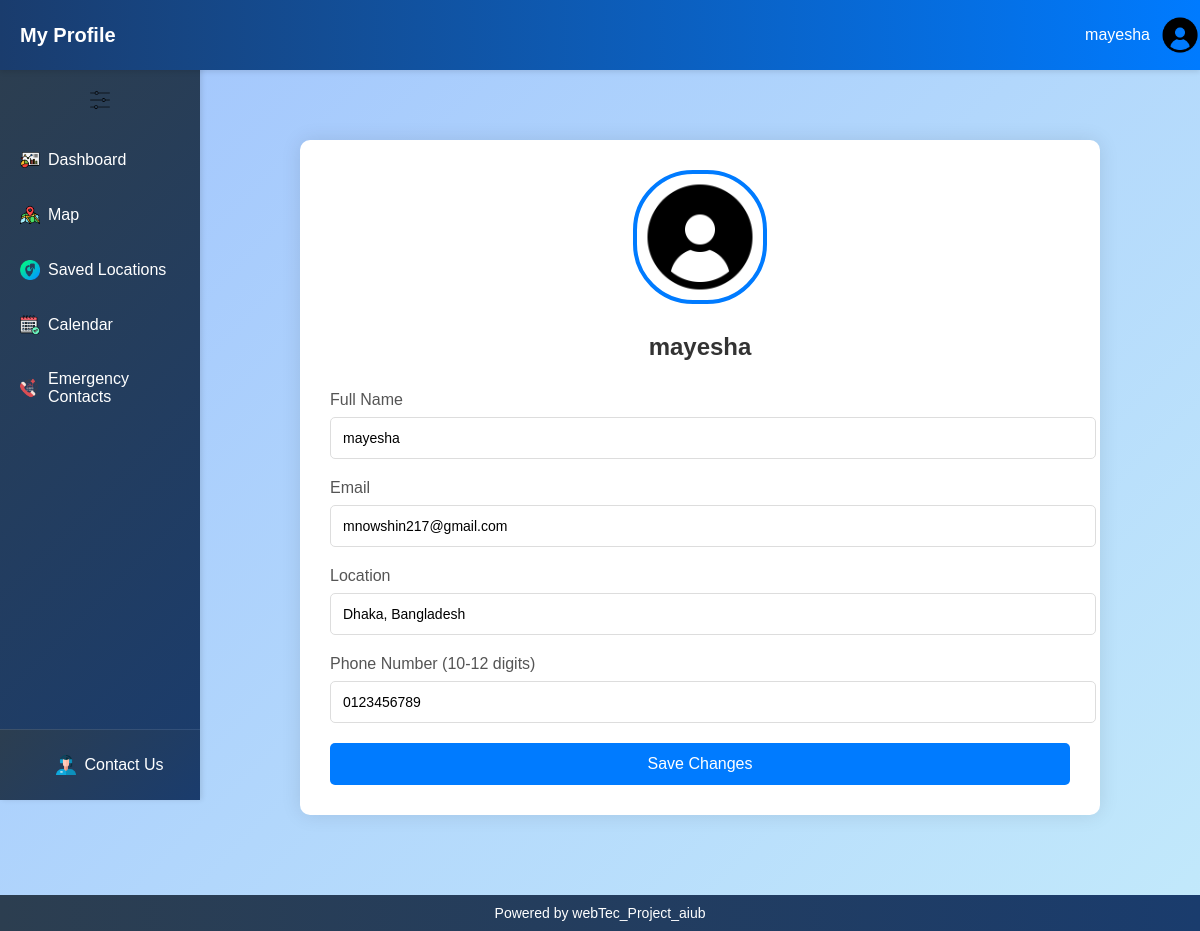
Screenshot of /controller/profile.php (signed in) with the database file from the repository.
### tables this page shows
CREATE TABLE `users` (
  `id` int NOT NULL AUTO_INCREMENT,
  `name` varchar(45) DEFAULT NULL,
  `username` varchar(45) DEFAULT NULL,
  `email` varchar(45) DEFAULT NULL,
  `password` varchar(255) DEFAULT NULL,
  `number` varchar(45) DEFAULT NULL,
  `location` text,
  PRIMARY KEY (`id`)
);

### model/user_model.php (called while the page is built, shortened)
<?php
require_once "connection.php";
function get_user_profile($userId) {
    global $conn;
    $sql = "SELECT id, name, username, email, number, location FROM users WHERE id = ?";
    $stmt = $conn->prepare($sql);
    $stmt->bind_param("i", $userId);
    if (!$stmt->execute()) {
        error_log("Execute failed: " . $stmt->error);
        return false;
    }
    $result = $stmt->get_result();
    $user = $result->fetch_assoc();
    return $user;
}

### controller/profile.php (the view, shortened to what this page needs)
<?php
require_once "../model/user_model.php";
$userId = $_SESSION['user_id'] ?? 0;
$userInfo = get_user_profile($userId);
?>
<!DOCTYPE html>
<html lang="en">
<head>
    <link rel="stylesheet" href="<?= BASE_URL ?>/views/dashboard.css">
    <link rel="stylesheet" href="<?= BASE_URL ?>/views/profile.css">
</head>
<body>
    <div class="top-bar">
        <h2>My Profile</h2>
        <?php include '../views/shared_dropdown.php'; ?>
    </div>
    <div class="main-layout">
        <div class="sidebar" id="sidebar">
            <?php include '../views/side_bar.php'?>
        </div>
        <div class="content-area">
            <div class="profile-container">
                <div class="profile-card">
                    <div class="profile-header">
                        <img src="<?= BASE_URL ?>/assets/person.png" alt="Profile" class="profile-photo">
                        <h2><?php echo htmlspecialchars($userInfo['name']); ?></h2>
                    </div>
                    <form id="profileForm" method="POST" onsubmit="return validateProfileForm()">
                        <div class="form-group">
                            <label for="name">Full Name</label>
                            <input type="text" id="name" name="name"
                                   value="<?php echo htmlspecialchars($userInfo['name']); ?>">
                        </div>
                        <div class="form-group">
                            <label for="email">Email</label>
                            <input type="email" id="email" name="email"
                                   value="<?php echo htmlspecialchars($userInfo['email']); ?>">
                        </div>
                        <div class="form-group">
                            <label for="location">Location</label>
                            <input type="text" id="location" name="location"
                                   value="<?php echo htmlspecialchars($userInfo['location']); ?>">
                        </div>
                        <div class="form-group">
                            <label for="number">Phone Number (10-12 digits)</label>
                            <input type="tel" id="number" name="number"
                                   value="<?php echo htmlspecialchars($userInfo['number']); ?>"
                                   pattern="[0-9]{10,12}" required>
                        </div>
                        <button type="submit" class="save-btn">Save Changes</button>
                    </form>
                </div>
            </div>
        </div>
    </div>
    <footer class="footer">
        <p>Powered by webTec_Project_aiub</p>
    </footer>
</body>
</html>

### views/dashboard.css (style rules this page uses)
body { font-family: Arial, sans-serif; margin: 0; min-height: 100vh; display: flex; flex-direction: column; background: linear-gradient(135deg, #a1c4fd, #c2e9fb); overflow-x: hidden; }
.top-bar { background: linear-gradient(90deg, #1a3c6d, #007bff); color: white; padding: 15px 0; display: flex; justify-content: space-between; align-items: center; box-shadow: 0 2px 5px rgba(0, 0, 0, 0.1); position: fixed; width: 100%; top: 0; z-index: 1000; }
.top-bar h2 { margin: 0; font-size: 20px; padding-left: 20px; }
.main-layout { display: flex; flex: 1; margin-top: 60px; min-height: calc(100vh - 60px - 40px); }
.sidebar { width: 200px; background: linear-gradient(135deg, #2c3e50, #1a3c6d); color: white; padding: 20px 0; box-shadow: 2px 0 5px rgba(0, 0, 0, 0.1); position: fixed; height: calc(100vh - 60px - 40px); overflow-y: auto; transition: width 0.3s ease; }
.content-area { flex: 1; padding: 20px 20px 20px 220px; transition: padding 0.3s ease; overflow-y: auto; }
.footer { background: linear-gradient(90deg, #2c3e50, #1a3c6d); color: white; text-align: center; padding: 10px 0; font-size: 14px; margin-top: auto; width: 100%; }
.footer p { margin: 0; }

### views/profile.css (style rules this page uses)
.profile-container { max-width: 800px; margin: 40px auto; padding: 20px; }
.profile-card { background: white; border-radius: 10px; box-shadow: 0 0 20px rgba(0, 0, 0, 0.1); padding: 30px; }
.profile-header { text-align: center; margin-bottom: 30px; }
.profile-photo { width: 120px; height: 120px; border-radius: 60px; margin-bottom: 15px; border: 4px solid #007bff; padding: 3px; }
.profile-header h2 { color: #333; margin: 10px 0; }
.form-group { margin-bottom: 20px; }
.form-group label { display: block; margin-bottom: 8px; color: #555; font-weight: 500; }
.form-group input { width: 100%; padding: 12px; border: 1px solid #ddd; border-radius: 5px; font-size: 14px; transition: border-color 0.3s; }
.save-btn { background: #007bff; color: white; border: none; padding: 12px 30px; border-radius: 5px; cursor: pointer; width: 100%; font-size: 16px; transition: background-color 0.3s; }

### rows the page displays
users: name "mayesha", email "mnowshin217@gmail.com", location "Dhaka, Bangladesh", number "0123456789"

### other values shown
$_SESSION['username'] "mayesha"
